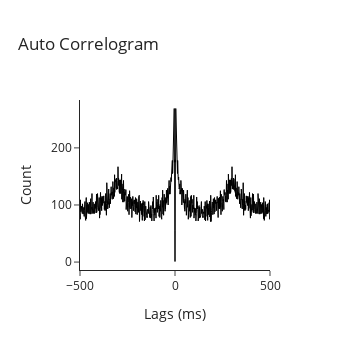

Notebook source saved alongside this figure:
### Markdown cell above
### Plot autocorrelogram

### Code cell
# Plot Correlogram
plot_auto_correlogram(spike_times=spike_times, bin_size=0.001, window_size=1)

### Figure 1 — Plotly figure (JSON) as saved in the notebook; plotly's stock layout.template omitted (floating-point values rounded to 4 significant figures; data arrays with more than 128 entries replaced by an {"elided": "..."} marker saying what was removed)
{"data": [{"hovertemplate": "%{y}<br>%{x:.2f} ms<extra></extra>", "line": {"color": "black", "width": 1}, "mode": "lines", "type": "scatter", "x": {"elided": "1001 int values"}, "y": {"elided": "1001 int values"}}], "layout": {"height": 350, "title": {"text": "Auto Correlogram"}, "width": 350, "xaxis": {"title": {"text": "Lags (ms)"}}, "yaxis": {"range": [0, null], "title": {"text": "Count"}}}}
